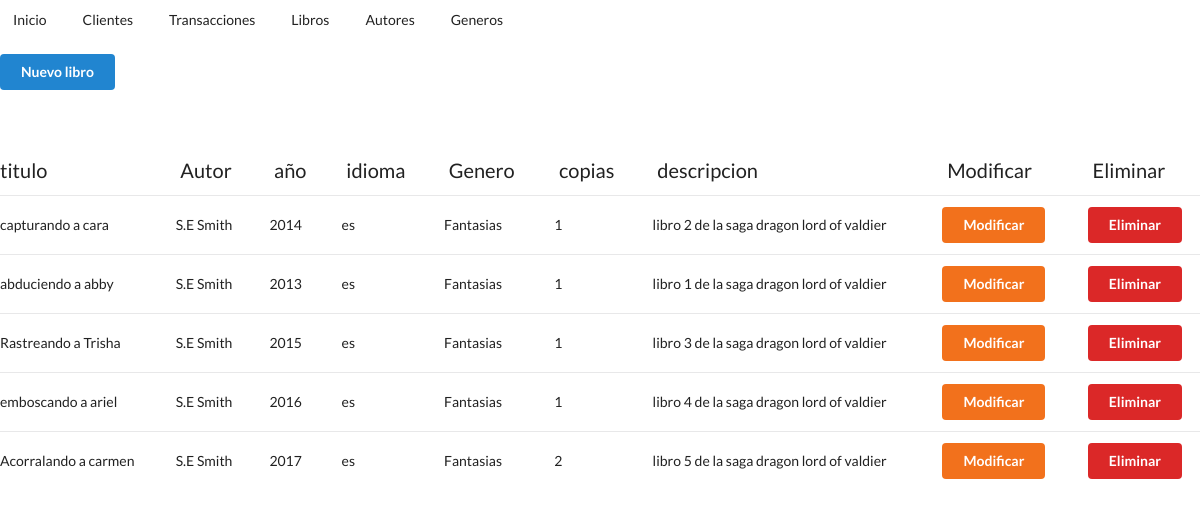
The app's page /libros.php with its own data.
### tables this page shows
CREATE TABLE `books` (
  `book_id` int(10) UNSIGNED NOT NULL,
  `author_id` int(10) UNSIGNED DEFAULT NULL,
  `genre_id` int(10) UNSIGNED DEFAULT NULL,
  `title` varchar(100) NOT NULL,
  `year` int(10) UNSIGNED NOT NULL DEFAULT 1900,
  `lang_id` int(10) UNSIGNED NOT NULL,
  `copies` int(11) NOT NULL DEFAULT 1,
  `description` text DEFAULT NULL
);

CREATE TABLE `authors` (
  `author_id` int(10) UNSIGNED NOT NULL,
  `name` varchar(50) NOT NULL,
  `surname` varchar(50) DEFAULT NULL,
  `nationality` varchar(3) DEFAULT NULL
);

CREATE TABLE `languages` (
  `lang_id` int(10) UNSIGNED NOT NULL,
  `lang_name` varchar(3) NOT NULL COMMENT 'iso 639-1 language'
);

CREATE TABLE `genres` (
  `genre_id` int(10) UNSIGNED NOT NULL,
  `genre_name` varchar(50) NOT NULL
);

### conexion.php (called while the page is built, shortened)
<?php
class Conexion{
    private $host="localhost";
    private $user="root";
    private $password="";
    private $base="libreria";
    public $sentencia;
    private $conexion;
    private function abrir_conexion(){
        $this->conexion=new mysqli($this->host,$this->user,$this->password,$this->base);
    }
    public function obtener_sentencia(){
        $resultado=$this->conexion->query($this->sentencia);
        return $resultado;
    }
}
?>

### libros_conexion.php (called while the page is built, shortened)
<?php
include("conexion.php");
class Libros extends Conexion{
    public function index_libros(){
        $this->sentencia="SELECT b.book_id,a.name,a.surname,g.genre_name,b.title,b.year,l.lang_name,b.copies,b.description
        FROM books as b
        INNER JOIN authors as a
        ON b.author_id=a.author_id
        INNER JOIN genres as g
        ON b.genre_id=g.genre_id
        INNER JOIN languages as l
        ON b.lang_id=l.lang_id;";
        $resultado=$this->obtener_sentencia();
        return $resultado;
    }
}
?>

### libros.php (the view, shortened to what this page needs)
<!DOCTYPE html>
<html lang="en">
<head>
    <link rel="stylesheet" href="css/estilos.css">
    <link rel="stylesheet" type="text/css" href="Semantic-UI-CSS-master/semantic.min.css">
</head>
<body>
    <div class="ui teal secondary  menu">
  <a href="index.php"  class="item">
    Inicio
  </a>
  <a href="clientes.php" class="item">
    Clientes
  </a>
  <a href="transacciones.php" class="item">
    Transacciones
  </a>
  <a href="libros.php" class="item">
    Libros
  </a>
  <a href="autores.php" class="item">
    Autores
  </a>
  <a href="generos.php" class="item">
    Generos
  </a>
</div>
    <a href="alta_libros.php" class="ui primary button" >Nuevo libro</a><br><br><br>
    <?php
        require_once("libros_conexion.php");
        $obj= new Libros();
        $resultado=$obj->index_libros();
        echo "<table id='tablaContacto' class='ui very basic table'>";
        echo "<tr>";
        echo "<td class='encabezado'>titulo</td>";
        echo "<td class='encabezado'>Autor</td>";
        echo "<td class='encabezado'>año</td>";
        echo "<td class='encabezado'>idioma</td>";
        echo "<td class='encabezado'>Genero</td>";
        echo "<td class='encabezado'>copias</td>";
        echo "<td class='encabezado'>descripcion</td>";
        echo "<td class='encabezado'>Modificar</td>";
        echo "<td class='encabezado'>Eliminar</td>";
        echo "</tr>";
    while ($registro=$resultado->fetch_assoc()) {
        echo"<tr>";
        echo"<td>".$registro["title"]."</td>";
        echo"<td>".$registro["name"]." ".$registro["surname"]."</td>";
        echo"<td>".$registro["year"]."</td>";
        echo"<td>".$registro["lang_name"]."</td>";
        echo"<td>".$registro["genre_name"]."</td>";
        echo"<td>".$registro["copies"]."</td>";
        echo"<td>".$registro["description"]."</td>";
        ?>
       <td>
       <form action="libros_modificar.php" method="post">
           <input type="submit" class="ui orange right button" name="cargar" value="Modificar" >
        </form>
       </td>
        <td>
        <form action="" method="post">
            <input type="submit" value="Eliminar" class="ui red right button" name="eliminar">
        </form>
        </td>
<?php
        echo"</tr>";
    }
    echo"</table>";
?>
</body>
</html>

### css/estilos.css (style rules this page uses)
* { margin:0; padding:0; }
.encabezado { font-size: 20px; }

### records on screen
books: title "capturando a cara", author.name "S.E", author.surname "Smith", year "2014", lang.lang_name "es", genre.genre_name "Fantasias", copies "1", description "libro 2 de la saga dragon lord of valdier"
books: title "abduciendo a abby", author.name "S.E", author.surname "Smith", year "2013", lang.lang_name "es", genre.genre_name "Fantasias", copies "1", description "libro 1 de la saga dragon lord of valdier"
books: title "Rastreando a Trisha", author.name "S.E", author.surname "Smith", year "2015", lang.lang_name "es", genre.genre_name "Fantasias", copies "1", description "libro 3 de la saga dragon lord of valdier"
books: title "emboscando a ariel", author.name "S.E", author.surname "Smith", year "2016", lang.lang_name "es", genre.genre_name "Fantasias", copies "1", description "libro 4 de la saga dragon lord of valdier"
books: title "Acorralando a carmen", author.name "S.E", author.surname "Smith", year "2017", lang.lang_name "es", genre.genre_name "Fantasias", copies "2", description "libro 5 de la saga dragon lord of valdier"
